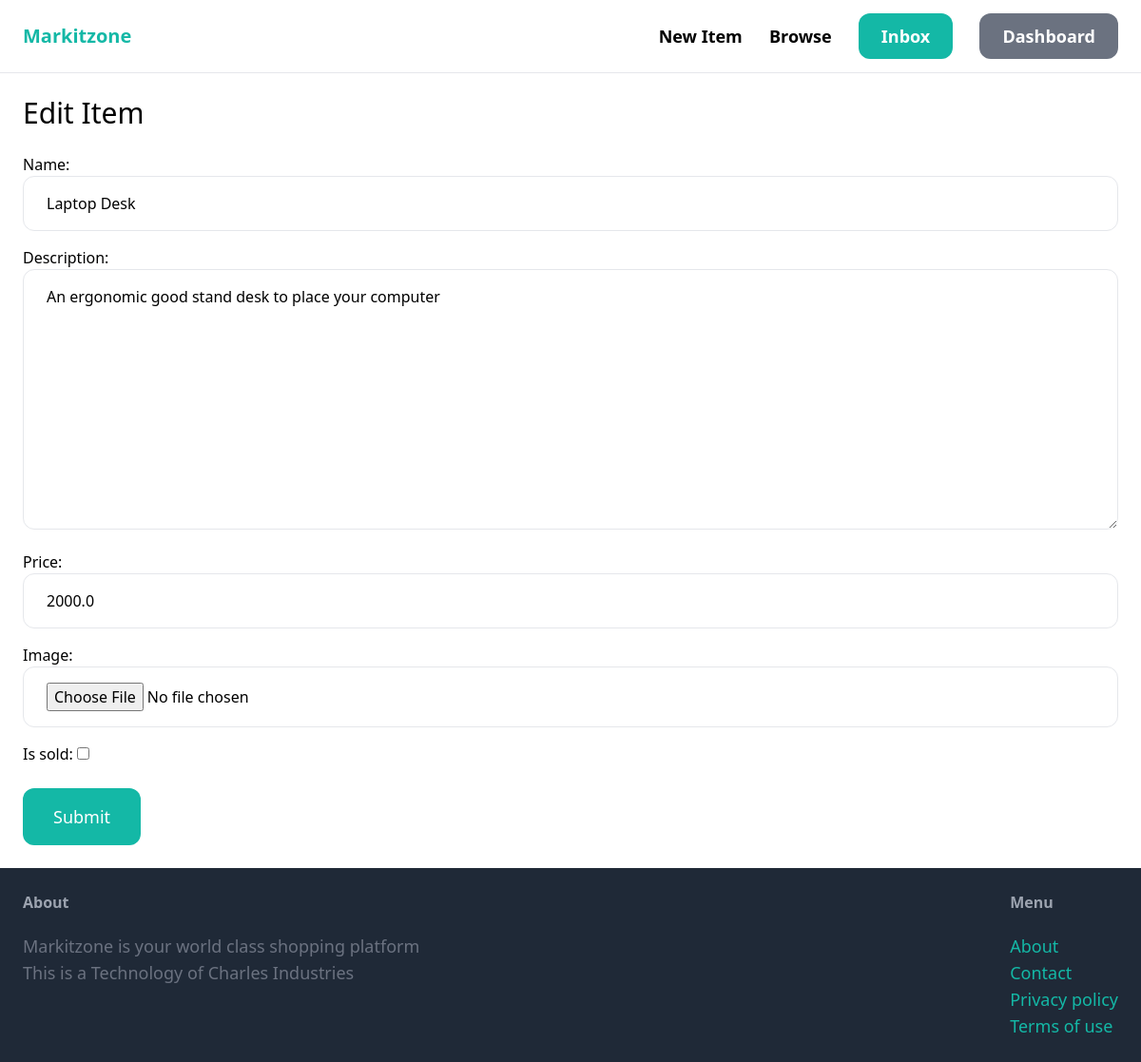
The page /items/6/edit/ (signed in) on the database as committed earlier.
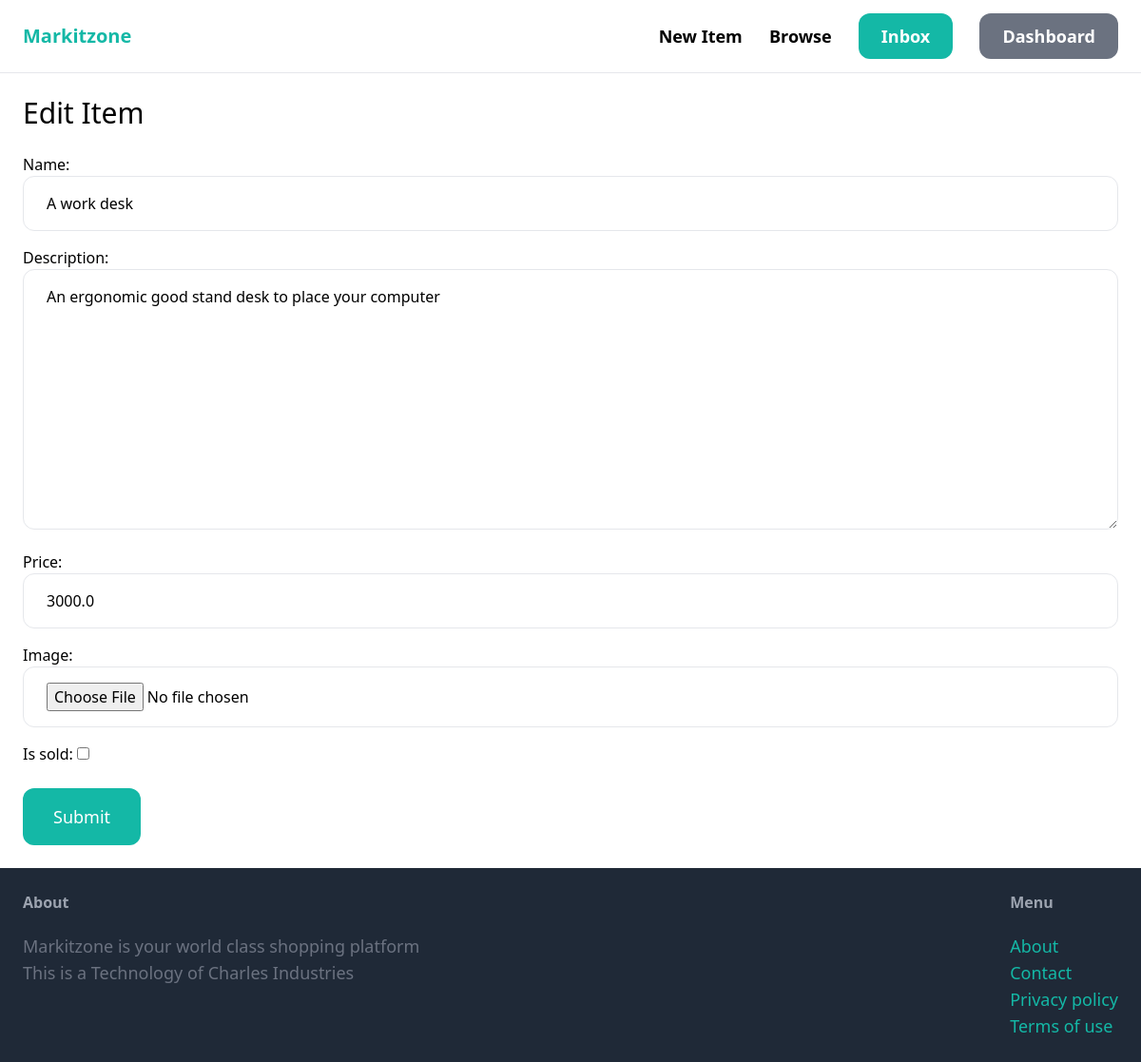
The same page on the database as committed later.
### item/models.py (models this page shows, shortened)
class Item(models.Model):
    category = models.ForeignKey(Category, related_name='items', on_delete=models.CASCADE)
    name = models.CharField(max_length=255)
    description = models.TextField(blank=True, null=True)
    price = models.FloatField()
    image = models.ImageField(upload_to='item_images', blank=True, null=True)
    is_sold = models.BooleanField(default=False)
    created_by = models.ForeignKey(User, related_name='items', on_delete=models.CASCADE)
    created_at = models.DateTimeField(auto_now_add=True)

### item/views.py (the view)
# urls.py: path('<int:pk>/edit/', views.edit, name='edit')
@login_required
def edit(request, pk):
    item = get_object_or_404(Item, pk=pk, created_by=request.user)
    if request.method == 'POST':
        form = EditItemForm(request.POST, request.FILES, instance=item)
        if form.is_valid():
            form.save()
            return redirect('item:detail', pk=item.id)
    else:
        form = EditItemForm(instance=item)
    return render(request, 'item/form.html', {
        'form': form,
        'title': 'Edit Item',
    })

### item/forms.py
class EditItemForm(forms.ModelForm):
    class Meta:
        model = Item
        fields = ('name','description', 'price', 'image','is_sold')
        widgets = {
            'name': forms.TextInput(attrs={
                'class': INPUT_CLASSES
            }),
            'description': forms.Textarea(attrs={
                'class': INPUT_CLASSES
            }),
            'price': forms.TextInput(attrs={
                'class': INPUT_CLASSES
            }),
            'image': forms.FileInput(attrs={
                'class': INPUT_CLASSES
            })
        }

### item/templates/item/form.html (shortened to what this page needs)
{% extends 'core/base.html' %}
{% block content %}
<h1 class="mb-6 text-3xl">{{ title }}</h1>
<form method="post" action="." enctype="multipart/form-data">
    <div class="space-y-4">
        {{ form.as_p }}
    </div>
    <button class="mt-6 py-4 px-8 text-lg bg-teal-500 hover:bg-teal-700 rounded-xl text-white">Submit</button>
</form>
{% endblock %}

Rows that differ between the two databases and show on the page:
changed Item "An ergonomic good stand desk to place your computer": name "Laptop Desk" → "A work desk"; price "2000.0" → "3000.0"
